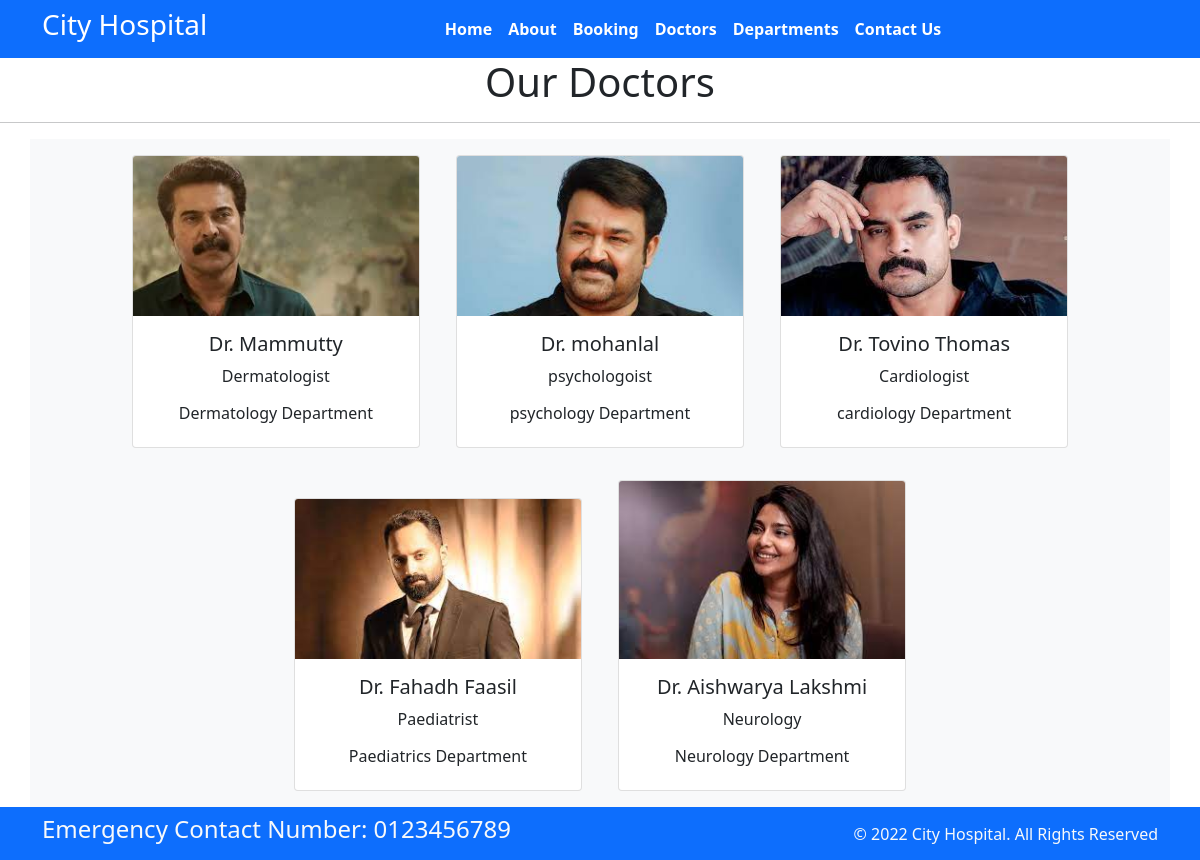
The app's page /doctors/ with its own data.
### home/models.py (models this page shows, shortened)
class Doctor(models.Model):
    doc_name = models.CharField(max_length=50)
    doc_spec = models.CharField(max_length=250)
    dep_name = models.ForeignKey(Department,on_delete=models.CASCADE)
    doc_image = models.ImageField(upload_to='doctors')

class Department(models.Model):
    dep_name = models.CharField(max_length=100)
    dep_description = models.TextField()
    def __str__(self):
        return self.dep_name

### home/views.py (the view)
# urls.py: path('doctors/',views.doctors, name='doctors'),
def doctors(request):
    doctors= Doctor.objects.all()
    dict_docs={
        'doctors': doctors
    }
    return render(request,'doctors.html',dict_docs)

### templates/doctors.html (shortened to what this page needs)
{% extends 'base.html' %}
{% block content %}
<h1 class="text-center">Our Doctors</h1>
<hr>
<div class="container text-center bg-light ">
    {% for d in doctors %}
    <div class="card text-center mx-3 my-3" style="width: 18rem; display:inline-block">
        <img src="{{d.doc_image.url}}" class="card-img-top" alt="...">
        <div class="card-body">
          <h5 class="card-title">Dr. {{d.doc_name}}</h5>
          <p class="card-text">{{d.doc_spec}}</p>
          <h6>{{d.dep_name}} Department</h6>
       </div>
      </div>
    {% endfor %}
</div>
{% endblock %}

### templates/base.html (shortened to what this page needs)
{% load static %}
<!DOCTYPE html>
<html>
  <head>
    <link rel="stylesheet"
      href=" https://cdn.jsdelivr.net/npm/bootstrap@5.1.3/dist/css/bootstrap.min.css ">
    <link rel="stylesheet"
      href="https://use.fontawesome.com/releases/v5.2.0/css/all.css">
    <link rel="stylesheet"
      href="{% static '/css/style.css' %}">
  </head>
  <body>
    <nav class="navbar bg-primary navbar-expand-md ">
      <div class="container">
        <div class="col-2 text-left pl-md-0">
          <h3 class="text-white"> City Hospital </h3>
        </div>
        <div
          class="collapse navbar-collapse justify-content-center col-md-8 navbar-collapse-3">
          <ul class="navbar-nav justify-content-center  fw-bold">
            <li class="nav-item active">
              <a class="nav-link text-white" href="{% url 'home' %}">Home </a>
            </li>
            <li class="nav-item">
              <a class="nav-link text-white" href="{% url 'about' %}">About</a>
            </li>
            <li class="nav-item">
              <a class="nav-link text-white" href="{% url 'booking' %}">Booking</a>
            </li>
            <li class="nav-item">
              <a class="nav-link text-white" href="{% url 'doctors' %}">Doctors</a>
            </li>
			 <li class="nav-item">
              <a class="nav-link text-white" href="{% url 'department' %}">Departments</a>
            </li>
            <li class="nav-item">
              <a class="nav-link text-white" href="{% url 'contact' %}">Contact Us</a>
            </li>
          </ul>
        </div>
      </div>
    </nav>
    {% block content %}{% endblock %}
    <section class="">
      <footer class="pt-2 pb-2  bg-primary text-light">
        <div class="container">
          <div class="row align-items-center">
            <div class="col-12 col-md-8">
              <h4>Emergency Contact Number: 0123456789</h4>
            </div>
            <div class="col-12 col-md-4 mt-4 mt-md-0 text-center text-md-end">
              © 2022 City Hospital. All Rights Reserved
            </div>
          </div>
        </div>
      </footer>
    </section>
  </body>
</html>

### records on screen
Doctor: doc_image (picture), doc_name "Mammutty", doc_spec "Dermatologist", dep_name "Dermatology"
Doctor: doc_image (picture), doc_name "mohanlal", doc_spec "psychologoist", dep_name "psychology"
Doctor: doc_image (picture), doc_name "Tovino Thomas", doc_spec "Cardiologist", dep_name "cardiology"
Doctor: doc_image (picture), doc_name "Fahadh Faasil", doc_spec "Paediatrist", dep_name "Paediatrics"
Doctor: doc_image (picture), doc_name "Aishwarya Lakshmi", doc_spec "Neurology", dep_name "Neurology"
